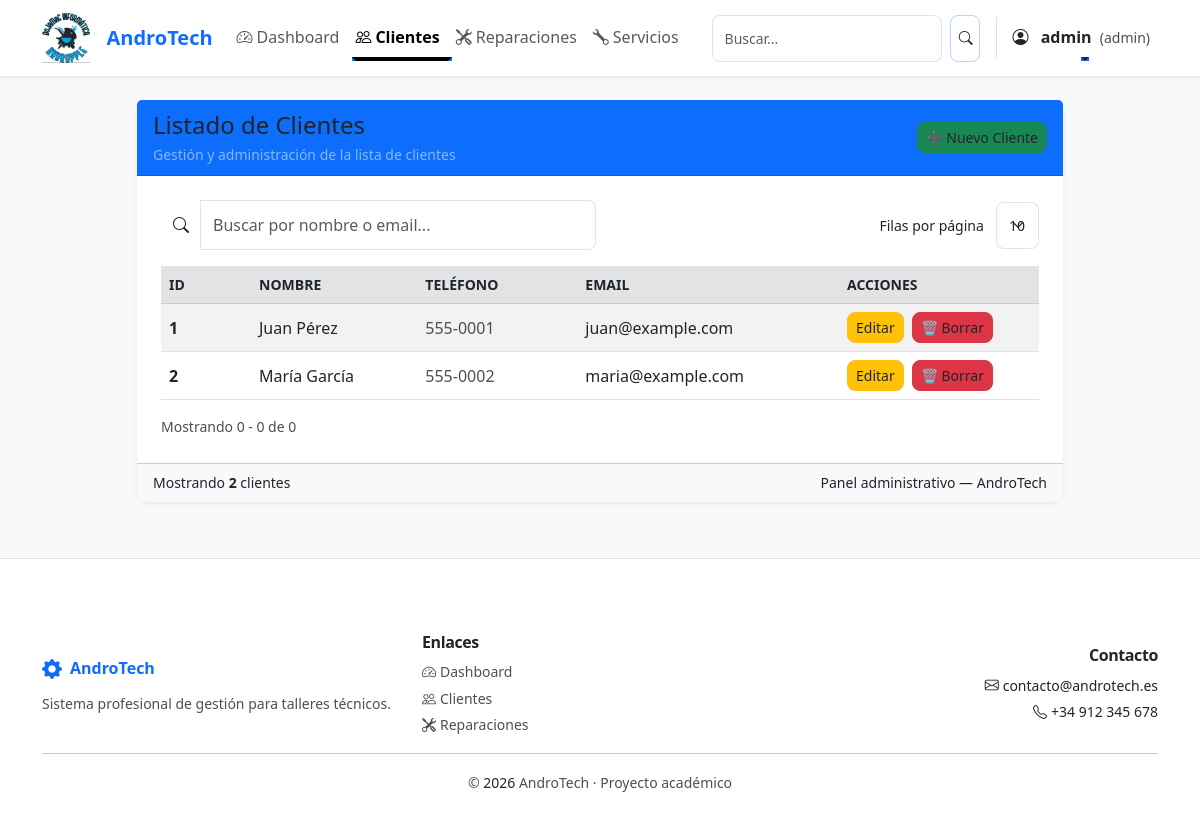
Before: /clientes (signed in) with the older database file.
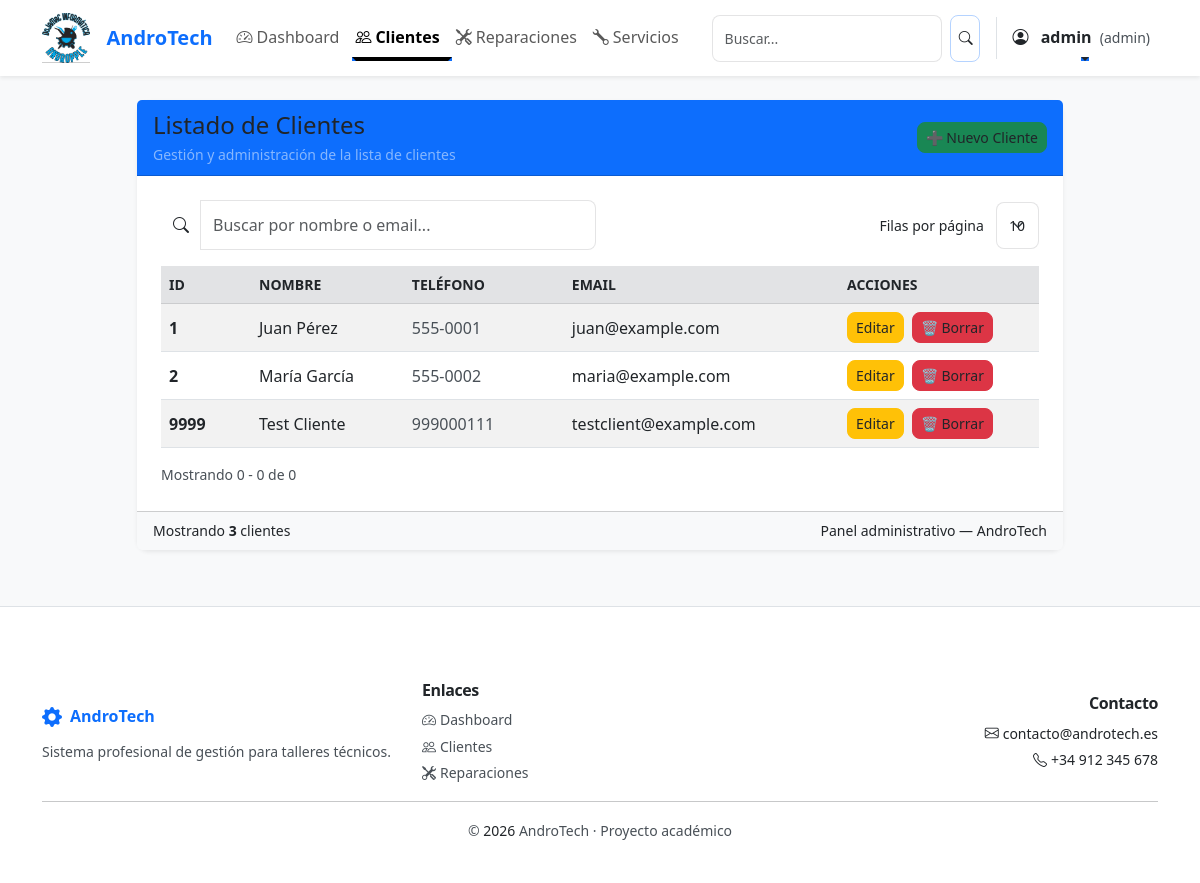
After: the same page with the newer database file.
### tables this page shows
CREATE TABLE clientes (
    id INTEGER PRIMARY KEY AUTOINCREMENT,
    nombre TEXT NOT NULL,
    telefono TEXT,
    email TEXT,
    direccion TEXT
);

### app.py (the view)
@app.route("/clientes")
@login_required
def clientes():
    conn = get_db()
    clientes = conn.execute("SELECT * FROM clientes").fetchall()
    conn.close()
    return render_template("clientes.html", clientes=clientes)

### app.py (called while the page is built)
@app.before_request
def make_session_permanent():
    session.permanent = True

@app.before_request
def ensure_csrf_token():
    if 'csrf_token' not in session:
        session['csrf_token'] = secrets.token_urlsafe(16)

@app.context_processor
def inject_csrf_token():
    return dict(csrf_token=session.get('csrf_token'))

### auth.py (called while the page is built)
def login_required(f):
    @wraps(f)
    def decorated_function(*args, **kwargs):
        if 'usuario' not in session:
            flash('Debes iniciar sesión para acceder a esta página.', 'danger')
            return redirect(url_for('login'))
        return f(*args, **kwargs)
    return decorated_function

### db.py (called while the page is built)
def get_db():
    conn = sqlite3.connect("database/andro_tech.db")
    conn.row_factory = sqlite3.Row
    return conn

### utils/security.py (called while the page is built)
def ensure_csrf_token():
    if 'csrf_token' not in session:
        session['csrf_token'] = secrets.token_urlsafe(16)

def inject_csrf_token():
    return dict(csrf_token=session.get('csrf_token'))

### templates/clientes.html (shortened to what the changed rows need)
{% extends "base.html" %}
{% block content %}
<div class="row justify-content-center py-4">
    <div class="col-xl-10 col-lg-11 col-md-12">
        <div class="card shadow-sm border-0">
            <div class="card-body">
                <div class="table-responsive" id="clientes-table-wrap">
                    <table id="clientes-table" class="table table-striped table-hover align-middle mb-0">
                        <thead class="table-secondary small text-uppercase text-secondary">
                        <tr>
                            <th style="width:90px;">ID</th>
                            <th>Nombre</th>
                            <th style="width:160px;">Teléfono</th>
                            <th>Email</th>
                            <th style="width:200px;">Acciones</th>
                        </tr>
                        </thead>
                        <tbody>
                        {% for c in clientes %}
                        <tr>
                            <td class="fw-semibold">{{ c.id }}</td>
                            <td>{{ c.nombre }}</td>
                            <td>
                                {% if c.telefono %}
                                    <span class="text-muted">{{ c.telefono }}</span>
                                {% else %}
                                    <span class="text-muted small">—</span>
                                {% endif %}
                            </td>
                            <td>{{ c.email if c.email else '-' }}</td>
                            <td>
                                <a href="/clientes/editar/{{ c.id }}" class="btn btn-warning btn-sm me-1">Editar</a>
                                {% if session.rol == 'admin' %}
                                <button type="button" class="btn btn-danger btn-sm" data-bs-toggle="modal" data-bs-target="#confirmBorrarModal"
                                        onclick="setConfirmData('/clientes/borrar/{{ c.id }}', 'Borrar Cliente', '¿Estás seguro de que deseas borrar este cliente ({{ c.nombre }}) y todos sus registros? Esta acción no se puede deshacer.')">
                                    🗑️ Borrar
                                </button>
                                {% endif %}
                            </td>
                        </tr>
                        {% endfor %}
                        </tbody>
                    </table>
                </div>
            </div>
            <div class="card-footer bg-light small text-muted d-flex justify-content-between align-items-center">
                <div>Mostrando <strong>{{ clientes|length }}</strong> clientes</div>
            </div>
        </div>
    </div>
</div>
{% endblock %}

Changed rows visible on the page:
added clientes: id "9999", nombre "Test Cliente", telefono "999000111", email "testclient@example.com"
Other visible differences:
{{ clientes|length }}: "2" → "3"
